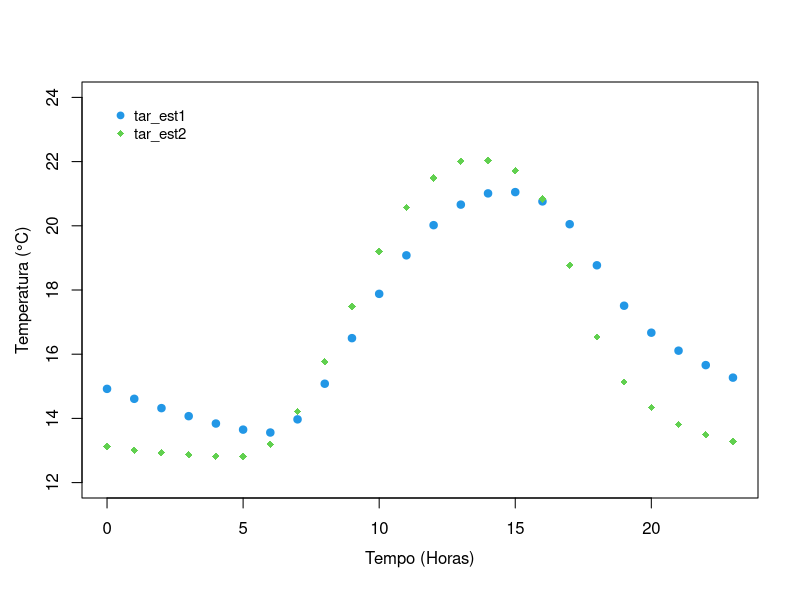
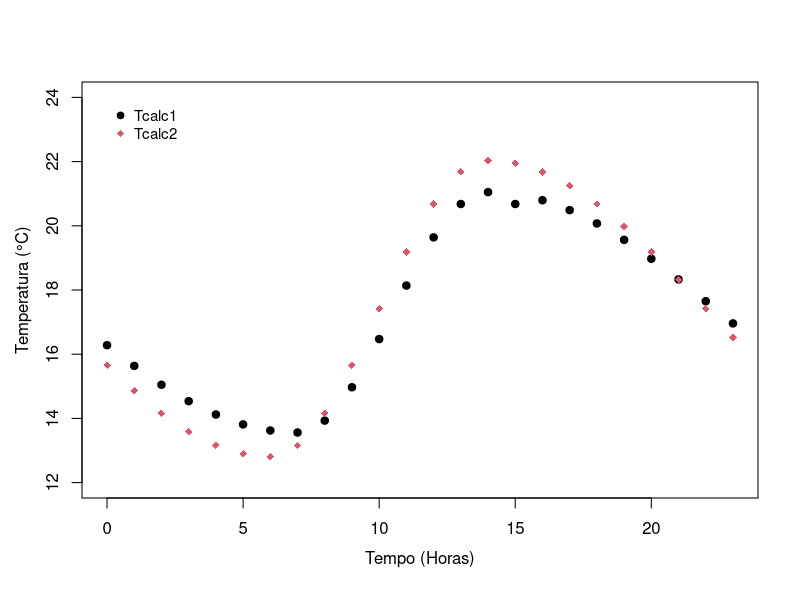
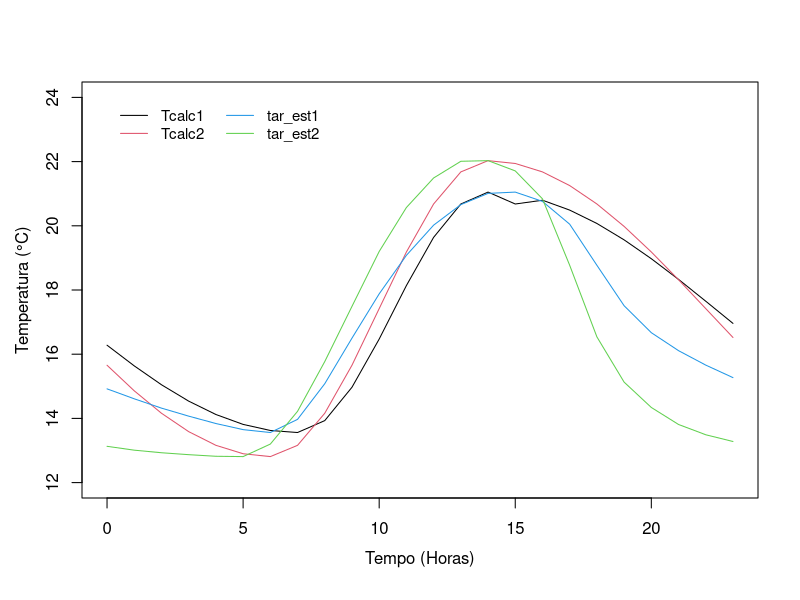

Write R code to recreate these figures, in order.
## ---- chunk 1
knitr::opts_chunk$set(echo = TRUE)

library(tidyverse)
## ---- chunk 2
x <- seq(from = 3, to = 6, by = 0.1)

(vetor_result <- exp(x)*cos(x))
## ---- chunk 3
aa <- rep(0.1, 12)
bb <- seq(from = 3, to = 36, by = 3)
cc <- rep(0.2, 12)
dd <- seq(from = 1, to = 34, by = 3)

(vetor_solu_a <- aa^bb * cc^dd)
## ---- chunk 4
j <- seq(from = 1, to = 25, by = 1)

(vetor_solu_b <- (2^j)/j)
## ---- chunk 5
nomes <- c("domingo", "segunda", "terca", "quarta", "quinta", "sexta", "sabado")

dds <- seq(from = 1, to = 7, by = 1)

names(dds) <- nomes
dds
## ---- chunk 6
dds_nums <- c(
  5L, 2L, 5L, 2L, 7L, 7L, 2L,
  6L, 6L, 3L, 7L, 1L, 2L, 2L,
  5L, 7L, 3L, 2L, 6L, 4L, 1L
)
names(dds)[dds_nums]

## ---- chunk 7

(anos <- c(sample(1890:2015, 10), 2100, 2300))

## letra a) ----------------------------------------------------

anos_bissextos <- c(NULL)

for (i in 1:length(anos)) {
  
  if (anos[i] %% 4 == 0 && anos[i] %% 100!=0) {
          
    anos_bissextos <- anos[i]
  }
  
}

## letra b) ---------------------------------------------------------

print("O(s) ano(s) bissexto(s) é(são):")
anos_bissextos

## letra c) ---------------------------------------------------------

anos_bissextos2 <- c(NULL)

ndias <- c(NULL)

contador <- 0

for (i in 1:length(anos)) {

  if (anos[i] %% 4 == 0 && anos[i] %% 100!=0) {
      print(anos[i])      
      anos_bissextos2 <- anos[i]
      ndias[i] <- 366
      
      contador <- contador + 1
      
  }else{
      print(anos[i])
      anos2 <- anos[i]
      ndias[i] <- 365
  }
  
}

print(ndias)

years <- as.character(anos)

names(ndias) <- years
ndias

## letra d) --------------------------------------------------------------------

print(c("O total de anos com 366 dias é:", contador))

print(c("O(s) ano(s) bissexto(s) é(são):", anos_bissextos2))

## ---- chunk 8

vetor_4 <- c(-30, 0, 5, 10, 15, 20, 30)
vetor_4

## ---- chunk 9

(vetor_5 <- seq(from = 1.0, to = 0.0, by = -0.2))

## ---- chunk 10
(-3.1415927 + 2.4434610)
(-2.4434610 + 1.7453293)
(2.4434610 - 3.1415927)

(vetor_6 <- seq(from = -3.1415927, to = 3.1415927, by = 0.6981317))

## ---- chunk 11
(vetor_7 <- rep(x = -1:5, times = 2:8))
## ---- chunk 12

part1 <- rep(x = 5:1, times = 5:1)

part2 <- rep(x = 1:5, times = 1:5)

(vetor_8 <- c(part1, part2))

## ---- chunk 13
v3 <- c(11, 0.25, 7, 2)
## ---- chunk 14
(vec3 <- seq(11, 0.25))
## ---- chunk 15
(vec2 <- seq(11,0.25))
## ---- chunk 16
(vec1 <- seq(11))
## ---- chunk 17
(v0 <- c())
## ---- chunk 18
(vec0 <- seq())
## ---- chunk 19
## Não entendi o que era pra fazer nessa questão.
## ---- chunk 20
tar_est1 <- c(
  14.92, 14.61, 14.32, 14.07, 13.84, 13.65, 13.56, 13.97, 15.08,
  16.5, 17.88, 19.08, 20.02, 20.66, 21.01, 21.05, 20.76, 20.05,
  18.77, 17.51, 16.67, 16.11, 15.66, 15.27
)
tar_est2 <- c(
  13.13, 13.01, 12.93, 12.87, 12.82, 12.81, 13.2, 14.22, 15.77,
  17.49, 19.2, 20.57, 21.49, 22.01, 22.03, 21.71, 20.84, 18.77,
  16.54, 15.13, 14.34, 13.81, 13.49, 13.28
)
## ---- chunk 21
tempo <- seq(from = 0, to = 23, by = 1)
plot(tempo, tar_est1, type = "p", pch = 19, col = 4, xlab = "", ylab = "", ylim = c(12,24))
points(tempo, tar_est2, col = 3, pch = 18)
mtext(side = 1, "Tempo (Horas)", line = 2.5, cex = 1)
mtext(side = 2, "Temperatura (°C)", line = 2.5, cex = 1)
legenda <- c("tar_est1","tar_est2")
legend(0, 24, legenda, col = c(4,3), pch = c(19,18), bty = "n", cex = 0.9, ncol = 1)
## ---- chunk 22
(tmed_est1 <- round(mean(tar_est1), 1))
(tmed_est2 <- round(mean(tar_est2), 1))
## ---- chunk 23
print(c("A estação 2 é mais quente que a estação 1?", tmed_est1 < tmed_est2))
print(c("A estação 1 é mais quente que a estação 2?", tmed_est1 > tmed_est2))
## ---- chunk 24
# ordena o vetor tar_est1 em ordem crescente
order(tar_est1)
(T1_3rd <- tar_est1[17])

order(tar_est2)
(T2_3rd <- tar_est2[16])
## ---- chunk 25

max1 <- which.max(tar_est1)
min1 <- which.min(tar_est1)
(atd_est1 <- round(tar_est1[max1] - tar_est1[min1], 1))


max2 <- which.max(tar_est2)
min2 <- which.min(tar_est2)
(atd_est2 <- round(tar_est2[max2] - tar_est2[min2], 1))
## ---- chunk 26
(hmax_est1 <- max1)
(hmin_est1 <- min1)

(hmax_est2 <- max2)
(hmin_est2 <- min2)
## ---- chunk 27
  
(h_dif <- which(tar_est2 > tar_est1))

(dif <- tar_est2 - tar_est1)
(hora <- which.max(dif))
(dif_max <- dif[hora])

## ---- chunk 28
(hora <- which.max(dif))

## ---- chunk 29

(dif_est1 <- diff(tar_est1[hmax_est1:23]))

(h_dif_max <- which.max(abs(dif_est1)))

# A hora da maior queda de temperatura registrada pela estação 1 ocorre 3 horas
# após o registro da temperatura máxima

# Horário do pôr do Sol para a estação 1
(hps_est1 <- hmax_est1 + h_dif_max)


(dif_est2 <- diff(tar_est2[hmax_est2:23]))

(h_dif_max2 <- which.max(abs(dif_est2)))

# A hora da maior queda de temperatura registrada pela estação 2 ocorre 4 horas
# após o registro da temperatura máxima

# Horário do pôr do Sol para a estação 2
(hps_est2 <- hmax_est2 + h_dif_max)

## ---- chunk 30
(dif_est <- abs(tar_est1 - tar_est2))
(menor_dif <- which(dif_est < 0.5))
## ---- chunk 31
# método 1:

Tmax2 <- tar_est2[which.max(tar_est2)]
Tmin2 <- tar_est2[which.min(tar_est2)]

(tar_met1 <- (Tmax2 + Tmin2)/2)
## ---- chunk 32
# método 2:

(tar_met2 <- (Tmax2 + Tmin2 + tar_est2[9] + 2* tar_est2[21])/5)
## ---- chunk 33
# método 3:

(tar_met3 <- (tar_est2[7] + tar_est2[14] + 2*tar_est2[21])/4) 
## ---- chunk 34
h <- seq(from = 0, to = 23, by = 1)

T_med1 <- (tar_est1[max1] + tar_est1[min1])/2
T_med2 <- (tar_est2[max2] + tar_est2[min2])/2

A1 <- (tar_est1[max1] - tar_est1[min1])/2
A2 <- (tar_est2[max2] - tar_est2[min2])/2

## Estação 1 -------------------------------------------------------------

arg11 <- ifelse(h < hmin_est1, pi*((h + 10)/(10 + hmin_est1)), NA )
arg11 <- arg11[!is.na(arg11)]

Tcalc11 <- T_med1 + A1*cos(arg11)

arg12 <- c()
for (h in 0:23) {
    if (hmin_est1 <= h && h < hmax_est1) {
    arg12[h] <- pi*((h - hmin_est1)/(14 - hmin_est1))
  }
  
}
arg12 <- arg12[!is.na(arg12)]
Tcalc12 <- T_med1 - A1*cos(arg12)

h <- seq(from = 0, to = 23, by = 1)
arg13 <- ifelse(h >= hmax_est1, pi*((14 - h)/(10 + hmin_est1)), NA )
arg13 <- arg13[!is.na(arg13)]
Tcalc13 <- T_med1 + A1*cos(arg13)

(Tcalc1 <- c(Tcalc11, Tcalc12, Tcalc13))

## Estação 2 -----------------------------------------------------------------

h <- seq(from = 0, to = 23, by = 1)

arg21 <- ifelse(h < hmin_est2, pi*((h + 10)/(10 + hmin_est2)), NA )
(arg21 <- arg21[!is.na(arg21)])

Tcalc21 <- T_med2 + A2*cos(arg21)

arg22 <- c()
for (h in 0:23) {
    if (hmin_est2 <= h && h < hmax_est2) {
    arg22[h] <- pi*((h - hmin_est2)/(14 - hmin_est2))
  }
  
}
(arg22 <- arg22[!is.na(arg22)])
Tcalc22 <- T_med2 - A2*cos(arg22)

h <- seq(from = 0, to = 23, by = 1)
arg23 <- ifelse(h >= hmax_est2, pi*((14 - h)/(10 + hmin_est2)), NA )
(arg23 <- arg23[!is.na(arg23)])
Tcalc23 <- T_med2 + A2*cos(arg23)

(Tcalc2 <- c(Tcalc21, Tcalc22, Tcalc23))

##-----------------------------------------------------------------------

plot(h, Tcalc1, type = "p", pch = 19, col = 1, xlab = "", ylab = "", ylim = c(12,24))
points(h, Tcalc2, pch = 18, col = 2)
mtext(side = 1, "Tempo (Horas)", line = 2.5, cex = 1)
mtext(side = 2, "Temperatura (°C)", line = 2.5, cex = 1)
legenda <- c("Tcalc1","Tcalc2")
legend(0, 24, legenda, col = c(1,2), pch = c(19,18), bty = "n", cex = 0.9, ncol = 1)

## ---- chunk 35
## RMSE entre a temperatura estimada matematicamente e a temperatura observada
## para a estação 1 

DT1 <- (Tcalc1 - tar_est1)^2
(n1 <- length(Tcalc1))
(RMSE_1 <- sqrt((1/n1)*sum(DT1)))

## RMSE entre a temperatura estimada matematicamente e a temperatura observada
## para a estação 2 

DT2 <- (Tcalc2 - tar_est2)^2
(n2 <- length(Tcalc2))
(RMSE_2 <- sqrt((1/n1)*sum(DT2)))

## ---- chunk 36

## Estação 1 ------------------------------------------------------------------

# correlação através da função cor() do R
(cor(Tcalc1, tar_est1))

# correlação através da fórmula matemática
DT_calc1 <- Tcalc1 - mean(Tcalc1)
DT_obs1 <- tar_est1 - mean(tar_est1)

(num1 <- sum(DT_obs1*DT_calc1))

som1 <- sum(DT_obs1^2)
som2 <- sum(DT_calc1^2)
den1 <- som1*som2

(r <- num1/sqrt(den1))

## Estação 2-------------------------------------------------------------------
# correlação através da função cor() do R
(cor(Tcalc2, tar_est2))

# correlação através da fórmula matemática
DT_calc2 <- Tcalc2 - mean(Tcalc2)
DT_obs2 <- tar_est2 - mean(tar_est2)

(num2 <- sum(DT_obs2*DT_calc2))

som3 <- sum(DT_obs2^2)
som4 <- sum(DT_calc2^2)
den2 <- som3*som4

(r <- num2/sqrt(den2))

## ---- chunk 37

## Comparação com os dados das estações

plot(h, Tcalc1, type = "l", col = 1, xlab = "", ylab = "", ylim = c(12,24))
lines(h, Tcalc2, col = 2)
lines(h, tar_est1, col = 4)
lines(h, tar_est2, col = 3)
mtext(side = 1, "Tempo (Horas)", line = 2.5, cex = 1)
mtext(side = 2, "Temperatura (°C)", line = 2.5, cex = 1)
legenda <- c("Tcalc1","Tcalc2", "tar_est1", "tar_est2")
legend(0, 24, legenda, col = c(1,2,4,3), lty = c(1,1,1,1), bty = "n", cex = 0.9, ncol = 2)
